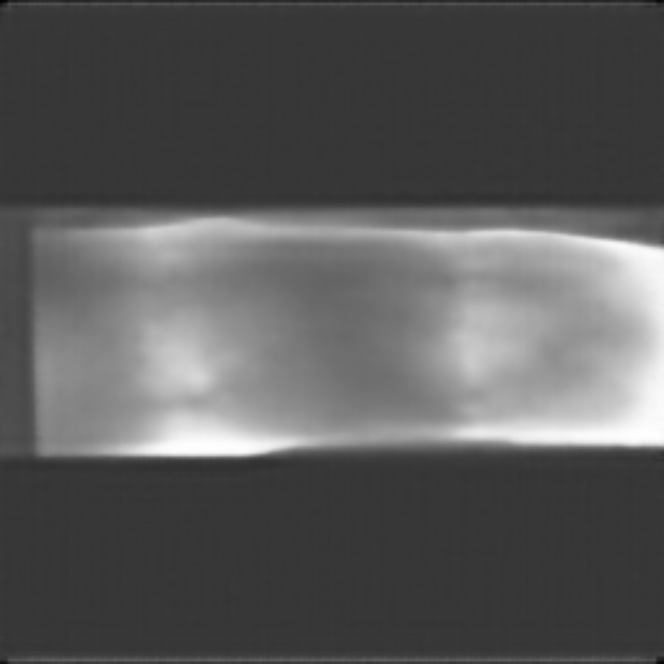
#> input picture generation_fingervein_sample/Diffusion_fingervein_Enhancement.bmp, 664 x 664 px
$ python -i Extractor.py   (imports and definitions only)
#> lines starting #> are read from the running program, lines starting #| are printed output that depends on the picture; after the words box and inside, x2 and y2 are one past the last pixel; in counts of white or black regions, pixels touching at a corner belong together
#> further down, picture is the input picture: shape (664, 664, 3); min 0, max 255, mean 89.4
import cv2
import numpy as np
import skimage.morphology
from skimage.morphology import convex_hull_image, erosion
from skimage.morphology import square
import math

class MinutiaeFeature(object):
    # [5 lines left out: function __init__, not called in this run]

class FingerprintFeatureExtractor(object):
    def __init__(self):
        self._mask = []
        self._skel = []
        self.minutiaeTerm = []
        self.minutiaeBif = []
        self.minutiaeCross = []
        self._spuriousMinutiaeThresh = 10

    def setSpuriousMinutiaeThresh(self, spuriousMinutiaeThresh):
        self._spuriousMinutiaeThresh = spuriousMinutiaeThresh

    def __skeletonize(self, img):
        img = np.uint8(img > 128)
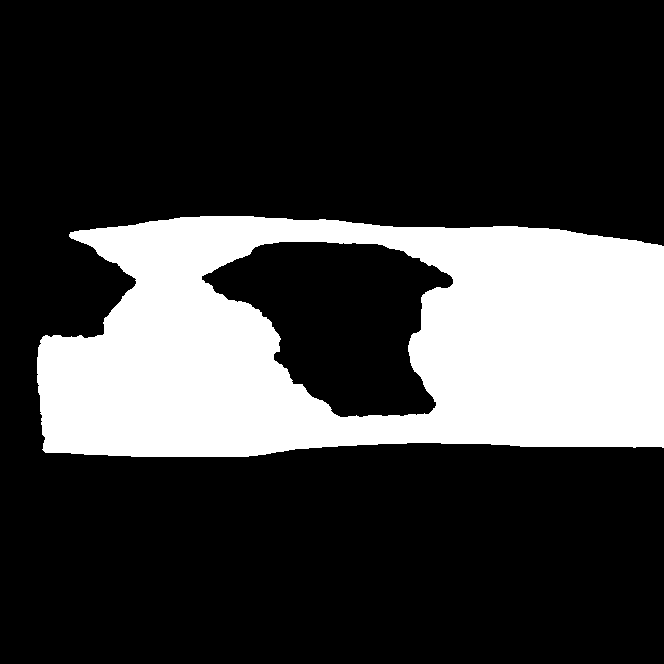
#> img: shape (664, 664, 3); values 0 (black) and 1 (white), 24% white; 1 white region, box (x1, y1, x2, y2) and area: (37, 216, 664, 457) 105621
        skel = skimage.morphology.skeletonize(img)
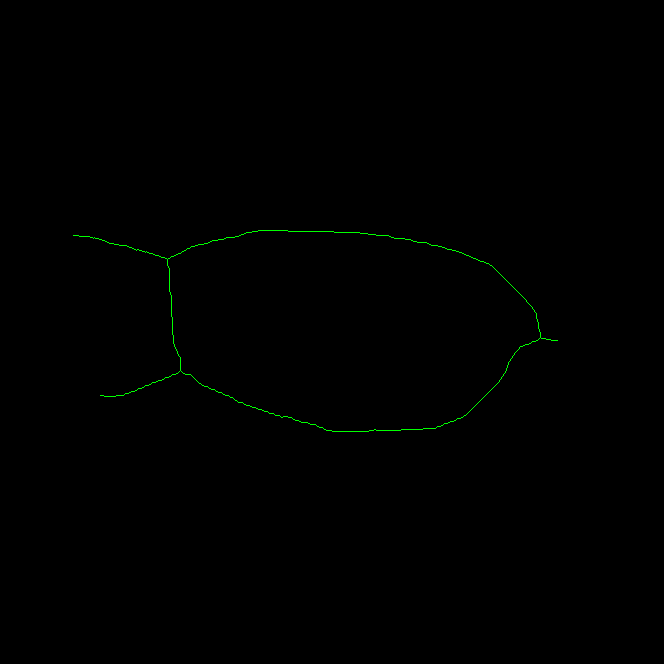
#> skel: shape (664, 664, 3) bool; mean of channels 0, 1, 2 0, 0.00243, 0; drawn as B, G, R
        skel = np.uint8(skel) * 255

        kernel_size = 3
        structuring_element = cv2.getStructuringElement(cv2.MORPH_RECT, (kernel_size, kernel_size))

        # Perform dilation
        dilated_image = cv2.dilate(skel, structuring_element, iterations=5)
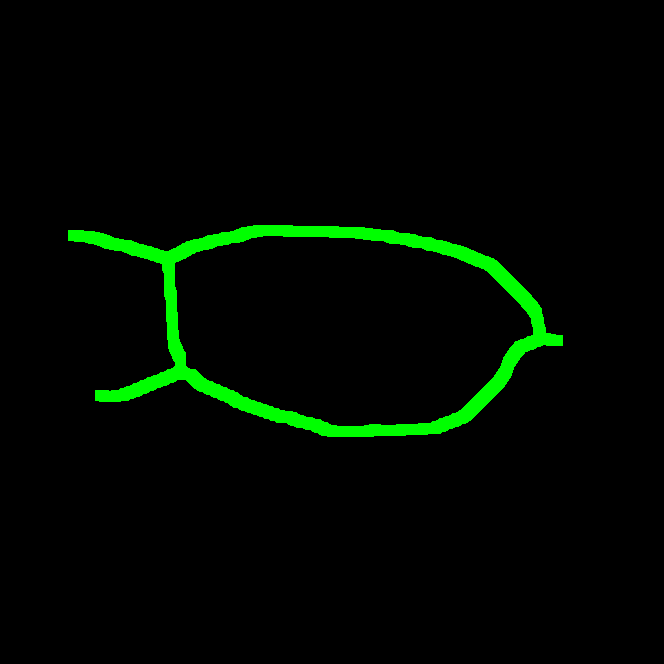
#> dilated_image: shape (664, 664, 3); mean of channels 0, 1, 2 0, 8.7, 0; drawn as B, G, R

        # Perform erosion
        smoothed_image = cv2.erode(dilated_image, structuring_element, iterations=2)
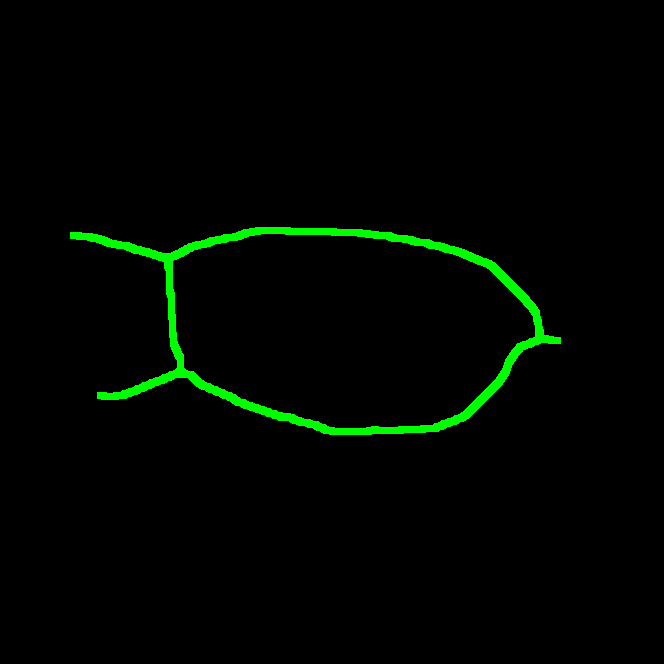
#> smoothed_image: shape (664, 664, 3); mean of channels 0, 1, 2 0, 5.5, 0; drawn as B, G, R

        smoothed_image = np.uint8(smoothed_image > 200)
        self._skel = skimage.morphology.skeletonize(smoothed_image)
        self._skel = np.uint8(self._skel) * 255
        self._mask = img * 255

    # [42 lines left out: function __computeAngle, not called in this run]

    def __getTerminationBifurcationCrosspoint(self):
        self._skel = self._skel == 255
#> (the run stopped early here; a loop or call above may not have finished)
